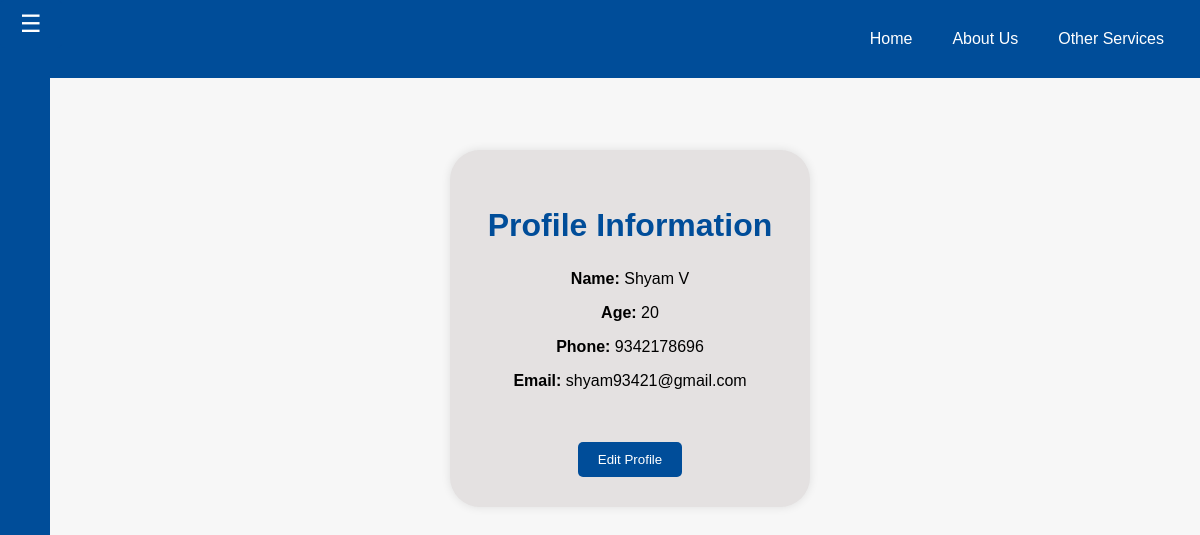
/profile (signed in), run on the app's committed database.
### tables this page shows
CREATE TABLE user (
        name TEXT NOT NULL,
        age INTEGER NOT NULL,
        phone TEXT NOT NULL,
        email TEXT NOT NULL PRIMARY KEY,
        password TEXT NOT NULL
    );

### app.py (the view)
@app.route('/profile')
def profile():
    if 'user_email' in session:
        conn = sqlite3.connect('users.db',timeout=5)
        cursor = conn.cursor()
        cursor.execute('SELECT name, age, phone, email FROM user WHERE email = ?', (session['user_email'],))
        user = cursor.fetchone()
        conn.close()
        if user:
            user_data = {
                'name': user[0],
                'age': user[1],
                'phone': user[2],
                'email': user[3]
            }
            print(user_data)
            return render_template('profile.html', user=user_data)  # Pass user details to template
        else:
            flash('User not found.', 'error')
            return redirect(url_for('home'))
    else:
        flash('Please log in to access your profile.', 'error')
        return redirect(url_for('login'))

### templates/profile.html (shortened to what this page needs)
<!DOCTYPE html>
<html lang="en">
<head>
    <link rel="stylesheet" href="{{ url_for('static', filename='styles2.css') }}">
</head>
<body>
    <div class="navbar">
        <a href="/home">Home</a>
        <a href="/about">About Us</a>
        <a href="/services">Other Services</a>
    </div><br><br><br><br>
    <div class="side-panel">
        <button class="side-panel-btn" onclick="togglePanel()">☰</button>
    </div>
    <div class="container">
        <div class="profile">
            <h2>Profile Information</h2>
            <p><strong>Name:</strong> {{ user['name'] }}</p>
            <p><strong>Age:</strong> {{ user['age'] }}</p>
            <p><strong>Phone:</strong> {{ user['phone'] }}</p>
            <p><strong>Email:</strong> {{ user['email'] }}</p><br><br>
            <form action="/edit-profile">
                <button type="submit">Edit Profile</button>
            </form>
        </div>
        </div>
</body>
</html>

### static/styles2.css (style rules this page uses)
body { font-family: Arial, sans-serif; margin: 0; padding: 0; background-color: #f7f7f7; }
.navbar { background-color: #004d99; overflow: hidden; padding: 1em; display: flex; justify-content: flex-end; }
.navbar a { color: white; padding: 14px 20px; text-align: center; text-decoration: none; display: inline-block; }
.side-panel { position: fixed; left: 0; top: 0; width: 50px; height: 100%; background-color: #004d99; }
.side-panel-btn { background-color: #004d99; color: white; border: none; font-size: 24px; cursor: pointer; }
.profile { margin-left: 60px; padding: 20px; }
.profile h2, .edit-profile-container h2 { font-size: 2em; color: #004d99; }
.edit, .container { display: flex; justify-content: center; align-items: center; }
.profile, .edit-profile-container { background-color: rgb(228, 225, 225); padding: 30px; border-radius: 30px; box-shadow: 0 0 10px rgba(0, 0, 0, 0.1); text-align: center; width: 300px; }
button { padding: 10px 20px; background-color: #004d99; color: white; border: none; border-radius: 5px; cursor: pointer; }

### data on the page
user: name "Shyam V", age "20", phone "9342178696", email "shyam93421@gmail.com"
